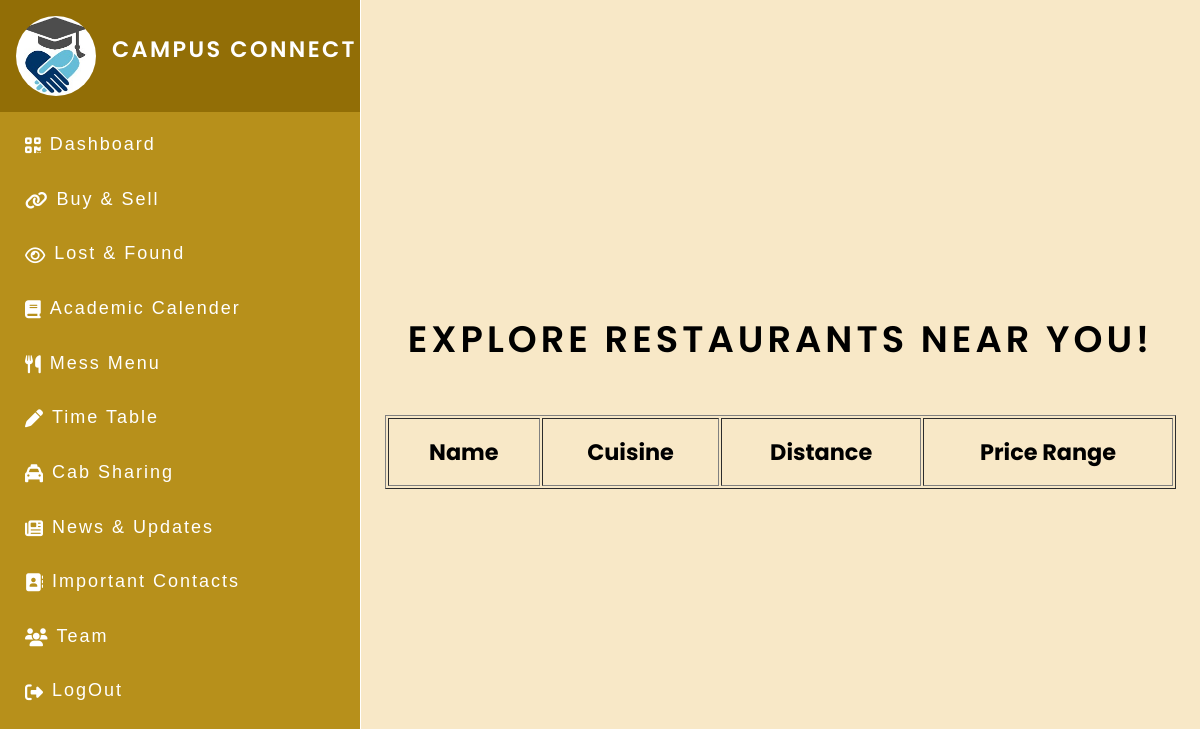
Before: /restaurants (signed in) with the older database file.
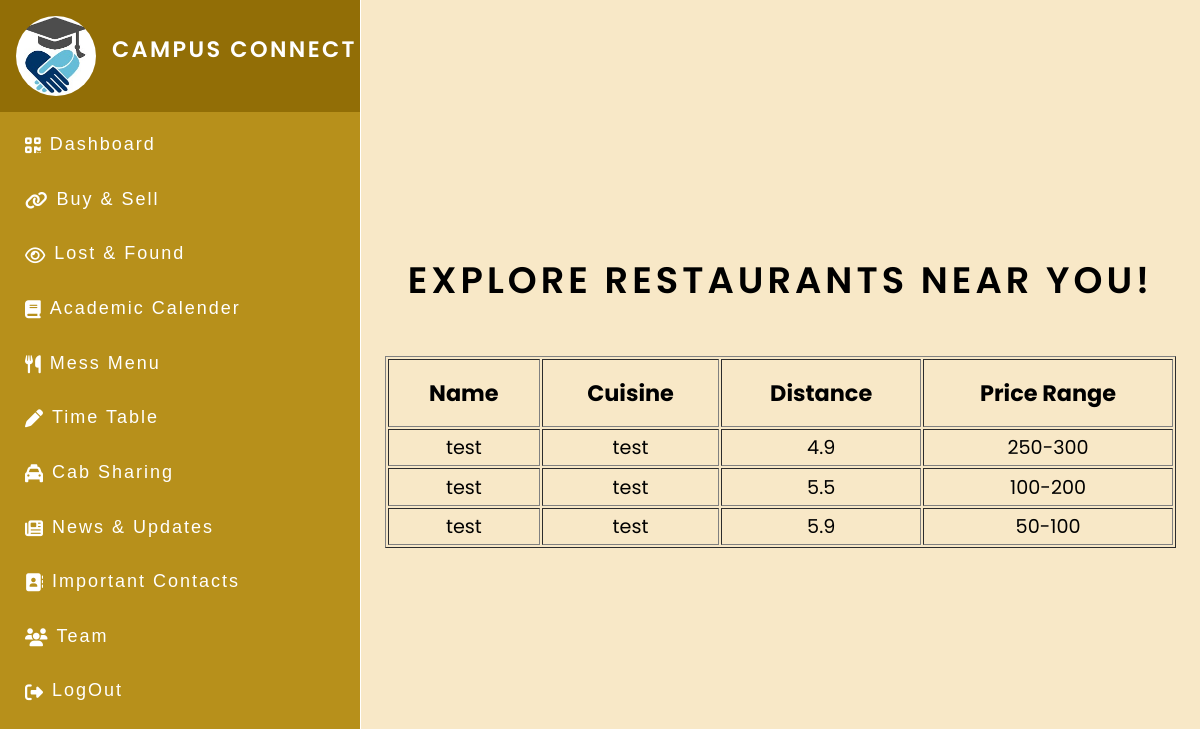
After: the same page with the newer database file.
### CampusConnectApp/models.py (models this page shows)
class Restaurants(models.Model):
    id = models.AutoField(primary_key=True)
    name = models.CharField(max_length=100)
    cuisine = models.CharField(max_length=100)
    distance = models.FloatField()
    price = models.CharField(max_length=100)

### CampusConnectApp/views.py (the view)
# urls.py: path('restaurants', views.restaurants, name='restaurants'),
def restaurants(request):
    getdata = Restaurants.objects.all().order_by('distance')
    template = loader.get_template('restaurants.html')
    context = {
        'data': getdata
    }
    return HttpResponse(template.render(context, request))

### templates/restaurants.html
{%extends "dashboard.html" %} {% load static %} {%block start%} {% block css %}
<link rel="stylesheet" href="{% static 'importantContacts/style.css' %}" />
{% endblock %}
<div class="container2">
  <h1 class="main_heading">Explore restaurants near you!</h1>
  <table class="table" border="1">
    <tr>
      <th class="table_heading">Name</th>
      <th class="table_heading">Cuisine</th>
      <th class="table_heading">Distance</th>
      <th class="table_heading">Price Range</th>
    </tr>
    {% for x in data %}
    <tr>
      <td class="table_data">{{ x.name }}</td>
      <td class="table_data">{{ x.cuisine }}</td>
      <td class="table_data">{{ x.distance }}</td>
      <td class="table_data">{{ x.price }}</td>
    </tr>
    {% endfor %}
  </table>
</div>
{%endblock%}

### templates/dashboard.html (shortened to what this page needs)
<!DOCTYPE html>
{% load socialaccount %}
<html lang="en">
  <head>
    {% load static %}
    <link href="{% static 'dashboard/style.css' %}" rel="stylesheet" />
    <link
      href="{% static 'fontawesomefree/css/fontawesome.css' %}"
      rel="stylesheet"
      type="text/css"
    />
    <link
      href="{% static 'fontawesomefree/css/brands.css' %}"
      rel="stylesheet"
      type="text/css"
    />
    <link
      href="{% static 'fontawesomefree/css/solid.css' %}"
      rel="stylesheet"
      type="text/css"
    />
  </head>
  <body>
    {% if user.is_authenticated %}
    <div>
      <div class="container">
        <div class="left">
          <div class="fixed">
            <a class="logo" href="/">
              <div class="logo">
                <img
                  class="logo_img"
                  src="{% static 'dashboard/logo.jpeg' %}"
                  alt="photo not loading"
                />
                <p>Campus Connect</p>
              </div>
            </a>
            <div class="sidebar_content">
              <ul>
                <li>
                  <a href="/">
                    <span class="icon"><i class="fa fa-qrcode"></i></span>
                    <span class="text">Dashboard</span>
                  </a>
                </li>
                <li>
                  <a href="/buy">
                    <span class="icon"><i class="fa fa-link"></i></span>
                    <span class="text">Buy & Sell</span>
                  </a>
                </li>
                <li>
                  <a href="/lostfound">
                    <span class="icon"><i class="fa fa-eye"></i></span>
                    <span class="text">Lost & Found</span>
                  </a>
                </li>
                <li>
                  <a href="https://www.iiitg.ac.in/calendar_continuing.php">
                    <span class="icon"><i class="fa fa-book"></i></span>
                    <span class="text">Academic Calender</span>
                  </a>
                </li>
                <li>
                  <a href="/mess">
                    <span class="icon"><i class="fas fa-cutlery"></i></span>
                    <span class="text">Mess Menu</span>
                  </a>
                </li>
                <li>
                  <a href="/timetable">
                    <span class="icon"><i class="fa fa-pen"></i></span>
                    <span class="text">Time Table</span>
                  </a>
                </li>
                <li>
                  <a href="/cabsharing">
                    <span class="icon"><i class="fa fa-taxi"></i></span>
                    <span class="text">Cab Sharing</span>
                  </a>
                </li>
                <li>
                  <a href="https://iiitg.ac.in">
                    <span class="icon"
                      ><i class="fa fa-solid fa-newspaper"></i
                    ></span>
                    <span class="text">News & Updates</span>
                  </a>
                </li>
                <li>
                  <a href="/importantContacts">
                    <span class="icon"
                      ><i class="fa fa-solid fa-address-book"></i
                    ></span>
                    <span class="text">Important Contacts</span>
                  </a>
                </li>
                <li>
                  <a href="/team">
                    <span class="icon"><i class="fa fa-users"></i></span>
                    <span class="text">Team</span>
                  </a>
                </li>
                <li>
                  <a href="/logout">
                    <span class="icon"><i class="fa fa-sign-out"></i></span>
                    <span class="text">LogOut</span>
                  </a>
                </li>
              </ul>
            </div>
          </div>
        </div>
        <div class="right">{%block start%} {%endblock%}</div>
      </div>
    </div>
    {% endif %}
  </body>
</html>

### CampusConnectApp/static/dashboard/style.css (style rules this page uses)
* { font-family: 'Poppins', sans-serif; margin: 0; padding: 0; box-sizing: border-box; list-style: none; text-decoration: none; }
body { font-family: 'Poppins', sans-serif; }
.container { display: flex; flex-direction: row; }
.left { display: flex; flex-direction: column; width: 30%; background-color: #B7901B; }
.left .fixed { position: fixed; width: 30%; }
.left .logo { display: flex; text-decoration: none; color: white; flex-direction: row; width: 100%; background-color: #926E06; }
.left .logo img { width: 5rem; height: 5rem; object-fit: cover; border-radius: 10rem; margin: 1rem; }
.left .logo p { text-transform: uppercase; font-size: 1.4rem; font-weight: 600; letter-spacing: .15rem; margin: 2rem 0rem; }
.sidebar_content ul li a { display: block; padding: .55rem 25px; color: #0e94d4; padding: .46rem; margin: .8rem; transition: color 0.2s linear, background-color 0.2s linear; }
.sidebar_content ul li a .icon { font-size: 18px; padding: .2rem; margin: .1rem; color: white; vertical-align: middle; }
.sidebar_content ul li a .text { margin-left: auto; color: #fff; font-family: sans-serif; font-size: 18px; letter-spacing: 2px; }
.right { width: 70%; background-color: #f8e8c7; }
body { height: 100vh; font-family: 'Poppins', sans-serif; color: black; }
.main_heading { padding: .5rem ; font-size: 2.3rem; text-align: center; margin: 1rem; font-weight: 600; text-transform: uppercase; letter-spacing: 4px; }

### CampusConnectApp/static/importantContacts/style.css (style rules this page uses)
.container2 { color: black; min-height: 100vh; display: flex; flex-direction: column; text-align: center; justify-content: center; }
.table { margin: 1.5rem; }
.table .table_heading { padding: 1rem; font-size: 1.4rem; }
.table .table_data { padding: .2rem; font-size: 1.2rem; }

Changed rows visible on the page:
added Restaurants: name "test", cuisine "test", distance "4.9", price "250-300"
added Restaurants: name "test", cuisine "test", distance "5.5", price "100-200"
added Restaurants: name "test", cuisine "test", distance "5.9", price "50-100"
